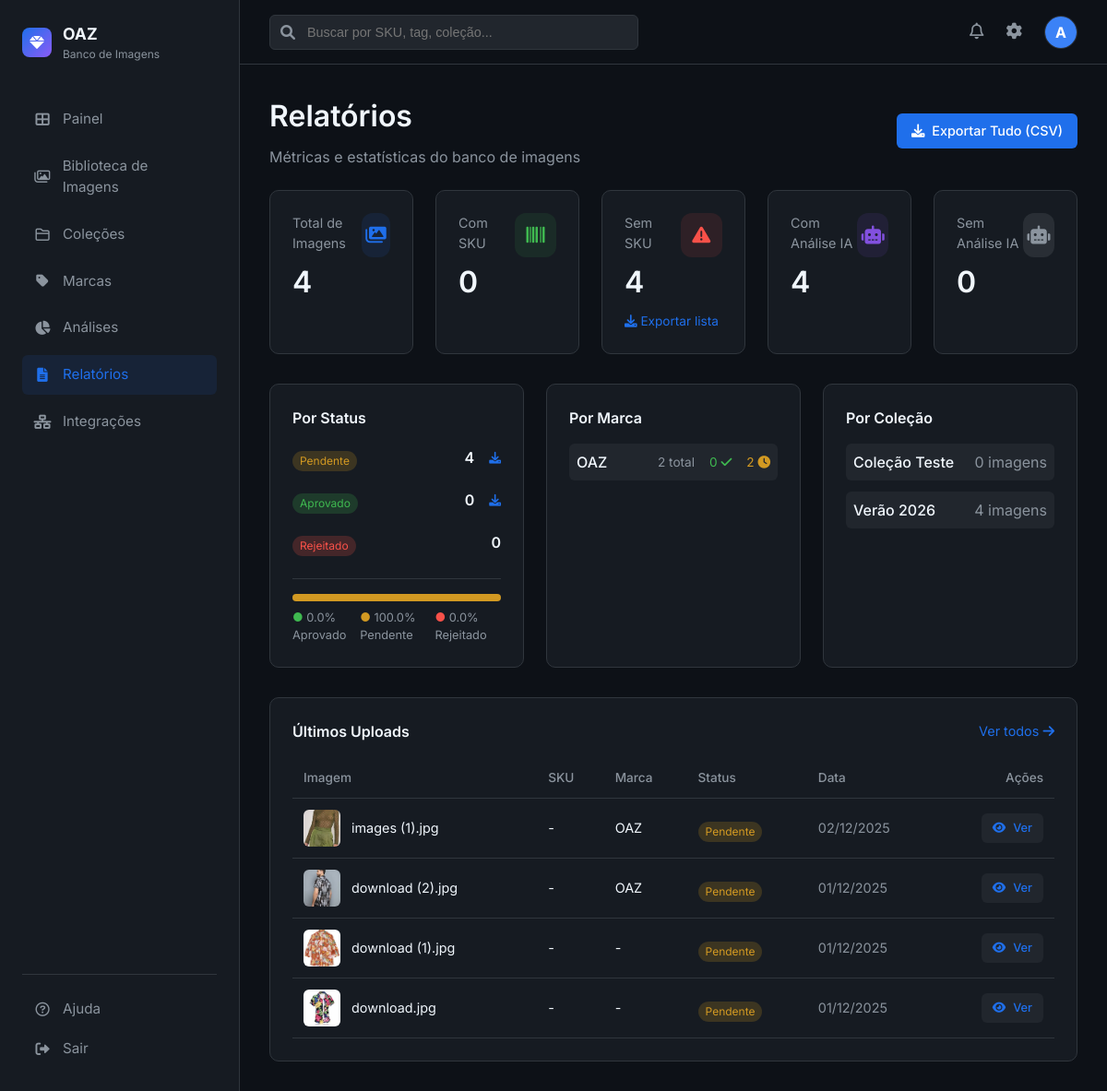
The app's page /reports (signed in), older data.
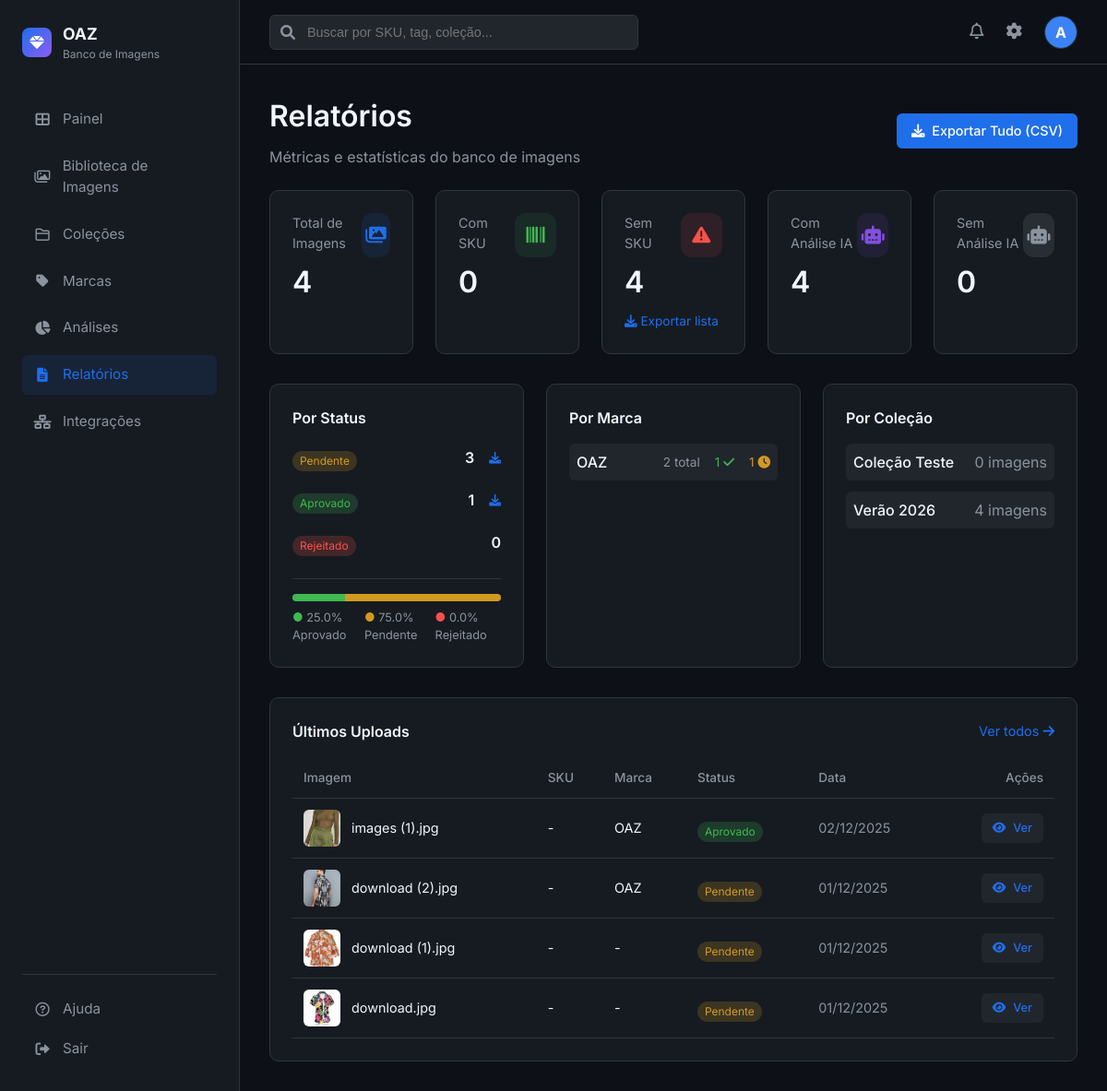
The same page, newer data.
### app.py (models this page shows)
class Brand(db.Model):
    id = db.Column(db.Integer, primary_key=True)
    name = db.Column(db.String(100), nullable=False, unique=True)
    description = db.Column(db.Text)
    created_at = db.Column(db.DateTime, default=datetime.utcnow)
    images = db.relationship('Image', backref='brand_ref', lazy=True)

class Image(db.Model):
    id = db.Column(db.Integer, primary_key=True)
    filename = db.Column(db.String(255), nullable=False)
    original_name = db.Column(db.String(255), nullable=False)
    description = db.Column(db.Text)
    sku = db.Column(db.String(50))
    brand_id = db.Column(db.Integer, db.ForeignKey('brand.id'))
    status = db.Column(db.String(20), default='Pendente')
    upload_date = db.Column(db.DateTime, default=datetime.utcnow)
    shooting_date = db.Column(db.Date)
    photographer = db.Column(db.String(100))
    unique_code = db.Column(db.String(50), unique=True)
    collection_id = db.Column(db.Integer, db.ForeignKey('collection.id'))
    uploader_id = db.Column(db.Integer, db.ForeignKey('user.id'))
    tags = db.Column(db.Text)
    ai_item_type = db.Column(db.String(100))
    ai_color = db.Column(db.String(50))
    ai_material = db.Column(db.String(100))
    ai_pattern = db.Column(db.String(50))
    ai_style = db.Column(db.String(50))
    items = db.relationship('ImageItem', backref='image', lazy=True, cascade='all, delete-orphan')

### app.py (the view)
@app.route('/reports')
@login_required
def reports():
    total_images = Image.query.count()
    images_with_sku = Image.query.filter(Image.sku.isnot(None), Image.sku != '').count()
    images_without_sku = total_images - images_with_sku
    pending_images = Image.query.filter_by(status='Pendente').count()
    approved_images = Image.query.filter_by(status='Aprovado').count()
    rejected_images = Image.query.filter_by(status='Rejeitado').count()
    images_with_ai = Image.query.filter(Image.ai_item_type.isnot(None)).count()
    images_without_ai = total_images - images_with_ai
    brands = Brand.query.all()
    brands_stats = []
    for brand in brands:
        count = Image.query.filter_by(brand_id=brand.id).count()
        approved = Image.query.filter_by(brand_id=brand.id, status='Aprovado').count()
        pending = Image.query.filter_by(brand_id=brand.id, status='Pendente').count()
        brands_stats.append({
            'name': brand.name,
            'total': count,
            'approved': approved,
            'pending': pending
        })
    collections = Collection.query.all()
    collections_stats = []
    for collection in collections:
        count = Image.query.filter_by(collection_id=collection.id).count()
        collections_stats.append({
            'name': collection.name,
            'total': count
        })
    recent_uploads = Image.query.order_by(Image.upload_date.desc()).limit(10).all()
    return render_template('reports/index.html',
                          total_images=total_images,
                          images_with_sku=images_with_sku,
                          images_without_sku=images_without_sku,
                          pending_images=pending_images,
                          approved_images=approved_images,
                          rejected_images=rejected_images,
                          images_with_ai=images_with_ai,
                          images_without_ai=images_without_ai,
                          brands_stats=brands_stats,
                          collections_stats=collections_stats,
                          recent_uploads=recent_uploads)

### app.py (called while the page is built)
@login_manager.user_loader
def load_user(user_id):
    return User.query.get(int(user_id))

### templates/reports/index.html (shortened to what the changed rows need)
{% extends "base.html" %}
{% block content %}
<div style="margin-bottom: 1.5rem;">
    <div style="display: flex; justify-content: space-between; align-items: center;">
        <div>
            <h1>Relatórios</h1>
        </div>
    </div>
</div>
<div style="display: grid; grid-template-columns: repeat(5, 1fr); gap: 1.5rem; margin-bottom: 2rem;">
    <div class="stat-card">
        <div style="display: flex; justify-content: space-between; align-items: flex-start;">
            <div>
                <h2 style="font-size: 2rem; font-weight: 600;">{{ total_images }}</h2>
            </div>
        </div>
    </div>
    <div class="stat-card">
        <div style="display: flex; justify-content: space-between; align-items: flex-start;">
            <div>
                <h2 style="font-size: 2rem; font-weight: 600;">{{ images_with_sku }}</h2>
            </div>
        </div>
    </div>
    <div class="stat-card">
        <div style="display: flex; justify-content: space-between; align-items: flex-start;">
            <div>
                <h2 style="font-size: 2rem; font-weight: 600;">{{ images_without_sku }}</h2>
            </div>
        </div>
    </div>
    <div class="stat-card">
        <div style="display: flex; justify-content: space-between; align-items: flex-start;">
            <div>
                <h2 style="font-size: 2rem; font-weight: 600;">{{ images_with_ai }}</h2>
            </div>
        </div>
    </div>
    <div class="stat-card">
        <div style="display: flex; justify-content: space-between; align-items: flex-start;">
            <div>
                <h2 style="font-size: 2rem; font-weight: 600;">{{ images_without_ai }}</h2>
            </div>
        </div>
    </div>
</div>
<div style="display: grid; grid-template-columns: repeat(3, 1fr); gap: 1.5rem; margin-bottom: 2rem;">
    <div class="stat-card">
        <div style="display: flex; flex-direction: column; gap: 1rem;">
            <div style="display: flex; justify-content: space-between; align-items: center;">
                <div style="display: flex; align-items: center; gap: 1rem;">
                    <span style="font-weight: 600;">{{ pending_images }}</span>
                    <a href="{{ url_for('export_report', report_type='pending') }}" style="color: var(--accent-blue); font-size: 0.8rem;">
                        <i class="fas fa-download"></i>
                    </a>
                </div>
            </div>
            <div style="display: flex; justify-content: space-between; align-items: center;">
                <div style="display: flex; align-items: center; gap: 1rem;">
                    <span style="font-weight: 600;">{{ approved_images }}</span>
                    <a href="{{ url_for('export_report', report_type='approved') }}" style="color: var(--accent-blue); font-size: 0.8rem;">
                        <i class="fas fa-download"></i>
                    </a>
                </div>
            </div>
        </div>
        {% if total_images > 0 %}
        <div style="margin-top: 1.5rem; padding-top: 1rem; border-top: 1px solid var(--border-color);">
            <div style="height: 8px; background: var(--bg-tertiary); border-radius: 4px; overflow: hidden; display: flex;">
                {% set approved_pct = (approved_images / total_images * 100)|round(1) %}
                {% set pending_pct = (pending_images / total_images * 100)|round(1) %}
                {% set rejected_pct = (rejected_images / total_images * 100)|round(1) %}
                <div style="width: {{ approved_pct }}%; background: #3fb950;"></div>
                <div style="width: {{ pending_pct }}%; background: #d29922;"></div>
            </div>
            <div style="display: flex; justify-content: space-between; margin-top: 0.5rem; font-size: 0.8rem; color: var(--text-secondary);">
                <span><span style="color: #3fb950;">●</span> {{ approved_pct }}% Aprovado</span>
                <span><span style="color: #d29922;">●</span> {{ pending_pct }}% Pendente</span>
                <span><span style="color: #f85149;">●</span> {{ rejected_pct }}% Rejeitado</span>
            </div>
        </div>
        {% endif %}
    </div>
    <div class="stat-card">
        {% if brands_stats %}
        <div style="display: flex; flex-direction: column; gap: 0.75rem; max-height: 200px; overflow-y: auto;">
            {% for brand in brands_stats %}
            <div style="display: flex; justify-content: space-between; align-items: center; padding: 0.5rem; background: var(--bg-tertiary); border-radius: 6px;">
                <span style="font-weight: 500;">{{ brand.name }}</span>
                <div style="display: flex; gap: 1rem; font-size: 0.85rem;">
                    <span style="color: var(--text-secondary);">{{ brand.total }} total</span>
                    <span style="color: #3fb950;">{{ brand.approved }} <i class="fas fa-check"></i></span>
                    <span style="color: #d29922;">{{ brand.pending }} <i class="fas fa-clock"></i></span>
                </div>
            </div>
            {% endfor %}
        </div>
        {% else %}
        <p style="color: var(--text-secondary); font-size: 0.9rem;">Nenhuma marca cadastrada.</p>
        {% endif %}
    </div>
</div>
<div class="stat-card">
    {% if recent_uploads %}
    <div style="overflow-x: auto;">
        <table style="width: 100%; border-collapse: collapse;">
            <thead>
                <tr style="border-bottom: 1px solid var(--border-color);">
                    <th style="text-align: left; padding: 0.75rem; font-weight: 500; color: var(--text-secondary); font-size: 0.85rem;">Imagem</th>
                    <th style="text-align: left; padding: 0.75rem; font-weight: 500; color: var(--text-secondary); font-size: 0.85rem;">SKU</th>
                    <th style="text-align: left; padding: 0.75rem; font-weight: 500; color: var(--text-secondary); font-size: 0.85rem;">Marca</th>
                    <th style="text-align: left; padding: 0.75rem; font-weight: 500; color: var(--text-secondary); font-size: 0.85rem;">Status</th>
                    <th style="text-align: left; padding: 0.75rem; font-weight: 500; color: var(--text-secondary); font-size: 0.85rem;">Data</th>
                    <th style="text-align: right; padding: 0.75rem; font-weight: 500; color: var(--text-secondary); font-size: 0.85rem;">Ações</th>
                </tr>
            </thead>
            <tbody>
                {% for img in recent_uploads %}
                <tr style="border-bottom: 1px solid var(--border-color);">
                    <td style="padding: 0.75rem;">
                        <div style="display: flex; align-items: center; gap: 0.75rem;">
                            <img src="{{ url_for('static', filename='uploads/' + img.filename) }}"
                                 style="width: 40px; height: 40px; object-fit: cover; border-radius: 6px;">
                            <span style="font-size: 0.9rem;">{{ img.original_name[:30] }}{% if img.original_name|length > 30 %}...{% endif %}</span>
                        </div>
                    </td>
                    <td style="padding: 0.75rem; font-size: 0.9rem;">{{ img.sku or '-' }}</td>
                    <td style="padding: 0.75rem; font-size: 0.9rem;">{{ img.brand_ref.name if img.brand_ref else '-' }}</td>
                    <td style="padding: 0.75rem;">
                        <span class="status-badge status-{{ img.status.lower() }}">{{ img.status }}</span>
                    </td>
                    <td style="padding: 0.75rem; font-size: 0.9rem; color: var(--text-secondary);">{{ img.upload_date.strftime('%d/%m/%Y') }}</td>
                    <td style="padding: 0.75rem; text-align: right;">
                        <a href="{{ url_for('image_detail', id=img.id) }}" class="btn" style="padding: 0.4rem 0.75rem; font-size: 0.8rem; background: var(--bg-tertiary);">
                            <i class="fas fa-eye"></i> Ver
                        </a>
                    </td>
                </tr>
                {% endfor %}
            </tbody>
        </table>
    </div>
    {% else %}
    <p style="color: var(--text-secondary); text-align: center; padding: 2rem;">Nenhuma imagem enviada ainda.</p>
    {% endif %}
</div>
{% endblock %}

Row changes from the older to the newer data that the page shows:
computed for Brand "OAZ": approved "0" → "1"; pending "2" → "1"
changed Image "images (1).jpg": status "Pendente" → "Aprovado"
Text that changed along with them:
{{ pending_images }}: "4" → "3"
{{ approved_images }}: "0" → "1"
{{ pending_pct }}: 100.0 → 75.0 (drawn)
{{ approved_pct }}: "0.0" → "25.0"
{{ pending_pct }}: "100.0" → "75.0"
